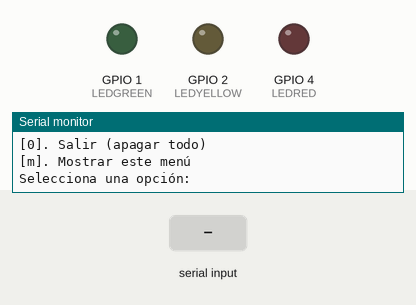
Recording of a sketch running on a simulated ESP32. Shown: output pins drawn as LEDs (lit = HIGH), the last lines printed to the serial monitor. Dashed ring = blinking. Inputs (shaded band) come from the test bench.

Above: at 1.4 s.
1.5 s: "9" received over Serial
At 1.9 s:
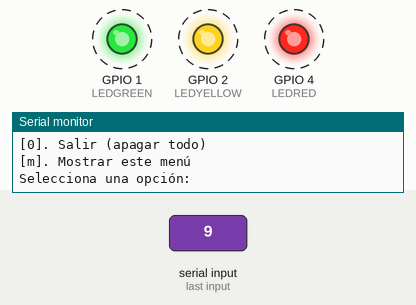
4.5 s: "1" received over Serial
7.5 s: "3" received over Serial
At 7.8 s:
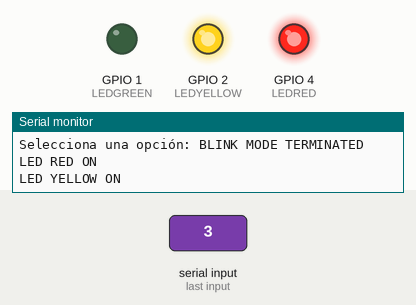
9.0 s: "2" received over Serial
At 10.2 s:
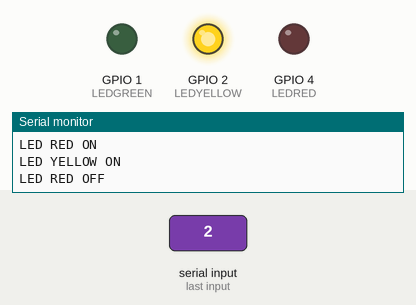
10.5 s: "5" received over Serial
At 11.3 s:
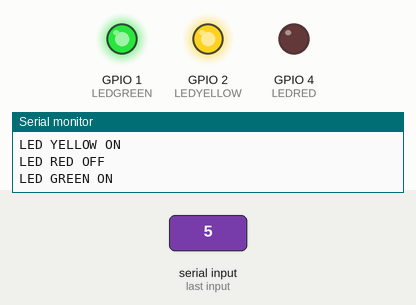
12.0 s: "4" received over Serial
At 12.5 s:
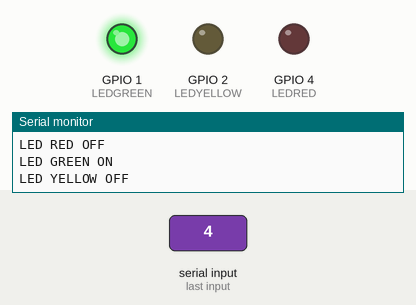
Timing chart, 0 to 14.5 s (numbered marks = the images above; inputs shaded):
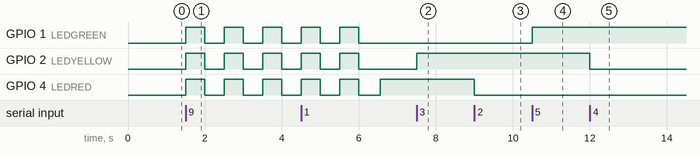

The sketch:

sketch_sep3a.ino
```cpp
// LED pins
const int LEDRED = 4;
const int LEDGREEN = 1;
const int LEDYELLOW = 2;

void setup() {
    // Config the pins as output
    pinMode(LEDRED, OUTPUT);
    pinMode(LEDYELLOW, OUTPUT);
    pinMode(LEDGREEN, OUTPUT);

    // Initialize serial
    Serial.begin(9600);

    // Show main menu
    mainMenu();
}

void loop() {
    if (Serial.available() > 0) {
        char opt = Serial.read();

        switch (opt) {
            case '1':
                digitalWrite(LEDRED, HIGH);
                Serial.println("LED RED ON");
                break;
            case '2':
                digitalWrite(LEDRED, LOW);
                Serial.println("LED RED OFF");
                break;
            case '3':
                digitalWrite(LEDYELLOW, HIGH);
                Serial.println("LED YELLOW ON");
                break;
            case '4':
                digitalWrite(LEDYELLOW, LOW);
                Serial.println("LED YELLOW OFF");
                break;
            case '5':
                digitalWrite(LEDGREEN, HIGH);
                Serial.println("LED GREEN ON");
                break;
            case '6':
                digitalWrite(LEDGREEN, LOW);
                Serial.println("LED GREEN OFF");
                break;
            case '7':
                digitalWrite(LEDRED, HIGH);
                digitalWrite(LEDGREEN, HIGH);
                digitalWrite(LEDYELLOW, HIGH);
                Serial.println("ALL LEDS ON");
                break;
            case '8':
                digitalWrite(LEDRED, LOW);
                digitalWrite(LEDGREEN, LOW);
                digitalWrite(LEDYELLOW, LOW);
                Serial.println("ALL LEDS OFF");
                break;
            case '9':
                // Blink mode
                for(int i = 0; i < 5; i++) {  // Blink 5 times
                    digitalWrite(LEDRED, HIGH);
                    digitalWrite(LEDGREEN, HIGH);
                    digitalWrite(LEDYELLOW, HIGH);
                    delay(500);
                    digitalWrite(LEDRED, LOW);
                    digitalWrite(LEDGREEN, LOW);
                    digitalWrite(LEDYELLOW, LOW);
                    delay(500);
                }
                Serial.println("BLINK MODE TERMINATED");
                break;
            case '0':
                // Exit (turn off all)
                digitalWrite(LEDRED, LOW);
                digitalWrite(LEDGREEN, LOW);
                digitalWrite(LEDYELLOW, LOW);
                Serial.println("EXIT");
                break;
            case 'm':
                // Show main menu
                mainMenu();
                break;
            default:
                Serial.println("Invalid option. Press 'm' to show the menu.");
                break;
        }

        // Small delay to stabilize reading
        delay(50);
    }
}

void mainMenu() {
    Serial.println("\n::: MENU PRINCIPAL :::");
    Serial.println("[1]. Encender LED ROJO");
    Serial.println("[2]. Apagar LED ROJO");
    Serial.println("[3]. Encender LED AMARILLO");
    Serial.println("[4]. Apagar LED AMARILLO");
    Serial.println("[5]. Encender LED VERDE");
    Serial.println("[6]. Apagar LED VERDE");
    Serial.println("[7]. Encender TODOS los LEDs");
    Serial.println("[8]. Apagar TODOS los LEDs");
    Serial.println("[9]. Modo intermitente");
    Serial.println("[0]. Salir (apagar todo)");
    Serial.println("[m]. Mostrar este menú");
    Serial.print("\nSelecciona una opción: ");
}
```

Measured:
- after the input at 1.5 s, GPIO 1 (LEDGREEN), GPIO 2 (LEDYELLOW), GPIO 4 (LEDRED): alternates HIGH for 0.50 s and LOW for 0.50 s, starting at once
- after the input at 7.5 s, GPIO 2 (LEDYELLOW): LOW → HIGH at once
- after the input at 9.0 s, GPIO 4 (LEDRED): HIGH → LOW at once
- after the input at 10.5 s, GPIO 1 (LEDGREEN): LOW → HIGH at once
- after the input at 12.0 s, GPIO 2 (LEDYELLOW): HIGH → LOW at once
